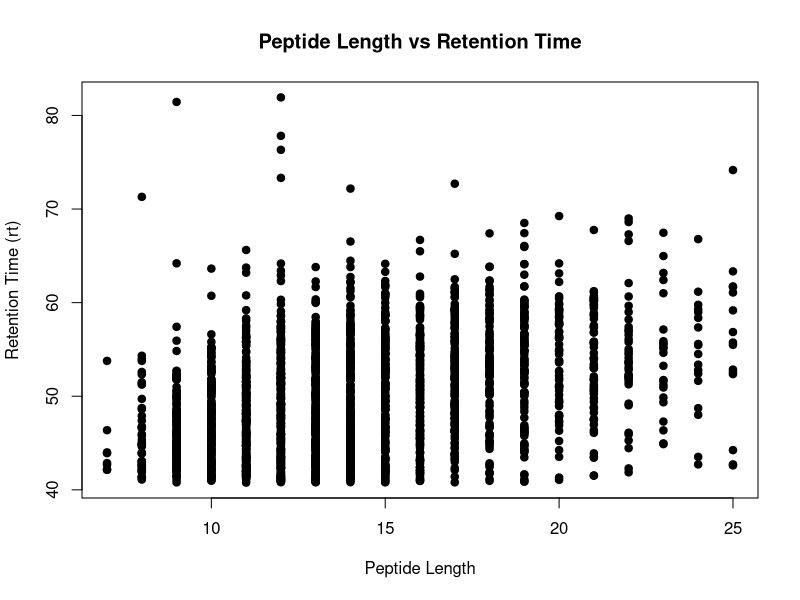
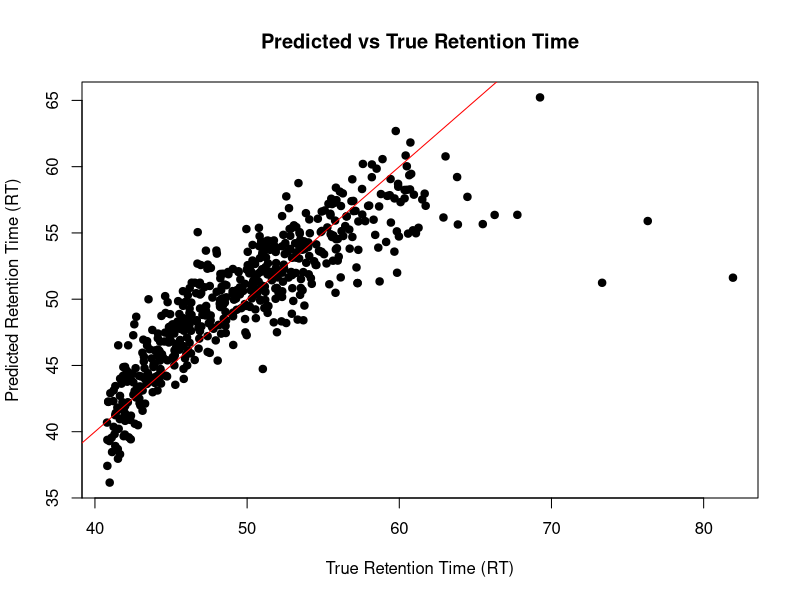
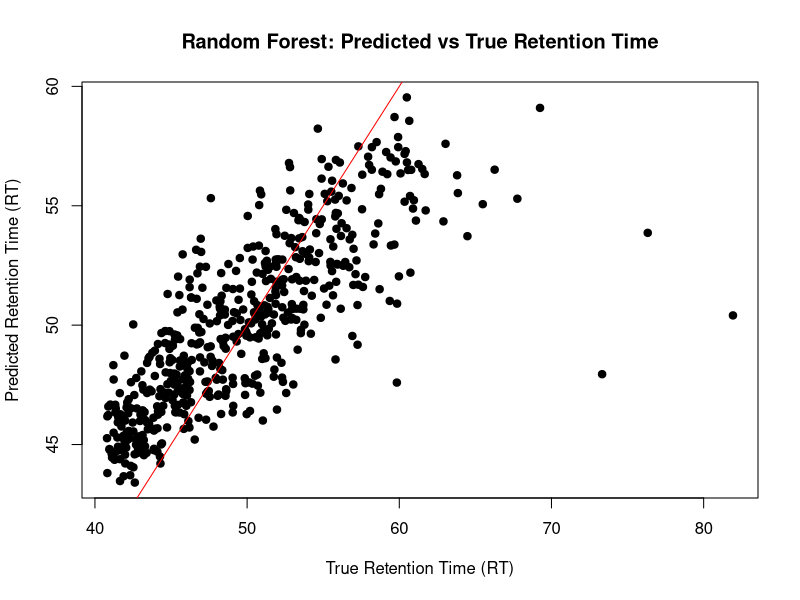

The R script that drew these images, in order: (Note: this script raises an error after producing the figures.)
# PROBLEM 2

df_test = read.csv("peptides.test.csv", header=T, stringsAsFactors=F)
df_train = read.csv("peptides.train.csv", header=T, stringsAsFactors=F)

# 1
# 1A

set.seed(2024)
N <- nrow(df_train)

# Randomly select 20% of the data for validation (1:4 split)
validation_data = sample(1:N, N/5)

# Create validation and training sets
df_validation <- df_train[validation_data, ]
df_train <- df_train[-validation_data, ]

cat("Training data size:", nrow(df_train), "\n")
# output: Training data size: 2179 
cat("Validation data size:", nrow(df_validation), "\n")
# Validation data size: 544 



# 1B
# Compute the peptide sequence length from the 'peptides' column
df_train$length <- nchar(df_train$peptides)

# Display the first few rows of the new column
head(df_train$length)

# Summary statistics for peptide lengths
summary(df_train$length)


# Create a scatter plot
plot(df_train$length, df_train$rt,
     xlab = "Peptide Length",
     ylab = "Retention Time (rt)",
     main = "Peptide Length vs Retention Time",
     pch = 19, col = "black")


# 1C 
# Use Length as a Predictor in a Linear Model
lm_model <- lm(rt ~ length, data = df_train)
summary(lm_model)

# Is the length a statistically significant predictor for retention time?
# ANSWER: P-value for length (Pr(>|t|): < 2e-16)
# Yes, the length is statistically significant predictor for retention time because the p-value is much smaller than 0.05


# 1D
# Compute the mean retention time from the training data
mean_retention_time <- mean(df_train$rt)

# Predict retention time for validation data using the naive model
naive_predictions <- rep(mean_retention_time, nrow(df_validation))

# Compute the MSE for the naive model
mse_naive <- mean((df_validation$rt - naive_predictions)^2)
cat("Naive Model MSE:", mse_naive, "\n")
# output: Naive Model MSE: 39.06211 

# Compute peptide length for validation data (if not already computed)
df_validation$length <- nchar(df_validation$peptides)

# Predict retention time using the linear model on the validation data
linear_predictions <- predict(lm_model, newdata = df_validation)

# Compute the MSE for the linear model
mse_linear <- mean((df_validation$rt - linear_predictions)^2)
cat("Linear Model MSE:", mse_linear, "\n")
# output: Linear Model MSE: 32.48789 


# What are the two MSE values? 
# ANSWER: Naive Model MSE: 39.06211 
# Linear Model MSE: 32.48789
# ANSWER: Which one is better?
# The linear model is better since the Linear Model MSE (32.49) is smaller than the Naive Model MSE (39.06).
# The linear model reduces the MSE by 6.57 points (39.06 - 32.49).


# 1E
# How good is your current prediction with the linear model? 
# Explain your reasoning why you think the model is good / bad.
# ANSWER:
# Naive Model MSE: 39.06
# Linear Model MSE: 32.49
# The linear model is statistically significant, which confirms that length is related to rt.
# The linear model predicts retention time better than the naive model, which is good, as shown by the lower MSE (32.49 vs. 39.06). 
# This improvement indicates that peptide length has some predictive value. However, the model's R-squared is only 13.67%, 
# meaning length explains only a small portion of the variance in retention time.



# 2

df_test = read.csv("peptides.f.test.csv", header=T, stringsAsFactors=F)
df_train = read.csv("peptides.f.train.csv", header=T, stringsAsFactors=F)
df_val = read.csv("peptides.f.val.csv", header=T, stringsAsFactors=F)

# Verify the column names and structure
colnames(df_train)
str(df_train)
summary(df_train)

# Inspect the first few rows
head(df_train)


# 3
# Exclude one redundant feature 
df_train_reduced <- df_train[, !(colnames(df_train) %in% c("peptides"))]
df_val_reduced <- df_val[, !(colnames(df_val) %in% c("peptides"))]

# Train a linear model with 20 features
lm_model_new <- lm(rt ~ ., data = df_train_reduced)

# View the model summary
summary(lm_model_new)

# Predict on validation data
val_predictions <- predict(lm_model_new, newdata = df_val_reduced)

# Compute MSE for the validation set
mse_new <- mean((df_val$rt - val_predictions)^2)
cat("Extended Linear Model MSE:", mse_new, "\n")
# output: Extended Linear Model MSE: 10.33225 


# 3A
# Did the MSE become smaller with more predictors?
# ANSWER: Yes, the MSE become smaller with more predictors, it dropped from 32.48789 to 10.33225.
# What is its value?
# ANSWER:  10.33225 


# 3B
# Plot predicted vs true RT values
plot(df_val$rt, val_predictions,
     xlab = "True Retention Time (RT)",
     ylab = "Predicted Retention Time (RT)",
     main = "Predicted vs True Retention Time",
     pch = 19, col = "black")
abline(0, 1, col = "red")  

# Do you think your prediction has improved compared to the previous model using only length?
# ANSWER: Yes, the prediction has improved significantly.
# The black points (predictions) are close to the red diagonal line, which means that the predictions align well with the true retention times.
# The extended model, which includes 20 amino acid percentages and length, provides much more information about the peptide sequence.
# Significant reduction in MSE also shows that the additional predictors explain a lot more variability in rt than just the length alone, like in the original model.


# 3C
# Which features are important for retention time?
# ANSWER:
# Features that are statistically significant (p-values < 0.05) are important for predicting retention time,
# in this case W, F, L, I, H, K, R, and N, as they have large coefficients and highly significant p-values.
## Positive coefficients that increase retention time
# W (Tryptophan): Coefficient +37.42, p-value < 2e-16
# F (Phenylalanine): Coefficient +32.55, p-value < 2e-16
# L (Leucine): Coefficient +26.11, p-value < 2e-16
# I (Isoleucine): Coefficient +18.03, p-value < 2e-16
# M (Methionine): Coefficient +11.18, p-value 2.03e-06
# Length: Coefficient +0.805, p-value < 2e-16

## Negative coefficients that decrease retention time:
# H (Histidine): Coefficient -77.61, p-value < 2e-16
# K (Lysine): Coefficient -67.80, p-value < 2e-16
# R (Arginine): Coefficient -63.64, p-value < 2e-16
# N (Asparagine): Coefficient -30.36, p-value < 2e-16
# Q (Glutamine): Coefficient -28.34, p-value < 2e-16
# G (Glycine): Coefficient -27.70, p-value < 2e-16
# S (Serine): Coefficient -25.71, p-value < 2e-16
# C (Cysteine): Coefficient -23.02, p-value 1.84e-05
# T (Threonine): Coefficient -19.91, p-value < 2e-16
# E (Glutamic Acid): Coefficient -19.38, p-value < 2e-16
# P (Proline): Coefficient -18.57, p-value < 2e-16
# A (Alanine): Coefficient -17.80, p-value < 2e-16
# D (Aspartic Acid): Coefficient -14.81, p-value 2.93e-15


# Can you explain these results, do they make sense to you?
# ANSWER:
# The amino acids W, F, L, I, H, K, R, and N are hydrophobic and have large positive coefficients, meaning they increase retention time significantly. 
# This makes sense because this aligns with HPLC principles, as hydrophobic amino acids interact strongly with the hydrophobic stationary phase.
# While, the amino acids H, K, R, N, Q, G, S, C, T, E, P, A, and D are hydrophilic and have large negative coefficients, meaning they decrease retention time.
# This makes sense to me, because under acidic HPLC conditions, these amino acids are charged and interact more with the mobile phase which then reduce retention time.
# As for peptide length, the length of the peptide has a small but positive effect (+0.805), which is logical because longer peptides have more hydrophobic interactions overall.


# 4
library(randomForest)

set.seed(1)

# Train the Random Forest regression model
rf_model <- randomForest(rt ~ ., data = df_train_reduced, ntree = 500, mtry = sqrt(ncol(df_train_reduced) - 1))

# Predict on the validation data
rf_predictions <- predict(rf_model, newdata = df_val_reduced)

# Compute MSE on the validation data
mse_rf <- mean((df_val_reduced$rt - rf_predictions)^2)
cat("Random Forest Model MSE:", mse_rf, "\n")
# output: Random Forest Model MSE: 15.54845 

# Compare to the Linear Model MSE that previously computed
cat("Linear Model MSE:", mse_new, "\n")  
# output: Linear Model MSE: 10.33225


# Plot predicted vs true RT values for RF model
plot(df_val_reduced$rt, rf_predictions,
     xlab = "True Retention Time (RT)",
     ylab = "Predicted Retention Time (RT)",
     main = "Random Forest: Predicted vs True Retention Time",
     pch = 19, col = "black")
abline(0, 1, col = "red")  

# How does the MSE on the validation data compare to the linear model?
# ANSWER:
# Random Forest Model MSE: 15.54845
# Linear Model MSE: 10.33225
# The Linear Model performs better on the validation data, as it has a smaller MSE compared to the Random Forest model.
# A lower MSE means that the linear model's predictions are closer to the true retention time values than those of the random forest.
# It can happen most likely because if retention time depends primarily on linear relationships with the features, the linear model will most likely perform better.


# 5
# 5A
library(nnet)

mse_ann <- data.frame(size = integer(), mse_train = numeric(), mse_val = numeric())

# Loop through different sizes 
for (size in 1:25) {
  # Train the ANN model
  ann_model <- nnet(rt ~ ., data = df_train_reduced, size = size, linout = TRUE, maxit = 500, trace = FALSE)
  
  # Predict on training and validation data
  train_predictions <- predict(ann_model, df_train_reduced)
  val_predictions <- predict(ann_model, df_val_reduced)
  
  # Compute MSE for training and validation
  mse_train <- mean((df_train_reduced$rt - train_predictions)^2)
  mse_val <- mean((df_val_reduced$rt - val_predictions)^2)
  
  # Store results
  mse_ann <- rbind(mse_ann, data.frame(size = size, mse_train = mse_train, mse_val = mse_val))
}

# Results
print(mse_ann)
# output:
# size mse_train      mse_val
# 1     1 37.622232    37.203578
# 2     2 37.622232    37.203578
# 3     3 37.622232    37.203578
# 4     4 15.888873    16.195031
# 5     5 37.622232    37.203578
# 6     6 37.622232    37.203578
# 7     7 37.622232    37.203578
# 8     8  8.170581     8.844367
# 9     9 37.622232    37.203578
# 10   10  7.105386     9.879880
# 11   11 37.622219    37.203321
# 12   12  6.060708    19.201222
# 13   13  7.119621     9.275303
# 14   14 37.622232    37.203578
# 15   15  6.359941    76.815059
# 16   16  7.273245     9.647635
# 17   17  6.097886  7116.705135
# 18   18  8.016203     9.351055
# 19   19  4.761754  5830.438584
# 20   20  7.032102  4256.136086
# 21   21  5.441085 35159.543738
# 22   22  5.405605    14.805749
# 23   23  8.864894     9.122467
# 24   24  6.999445    10.058584
# 25   25  6.277912 39679.334306

# For smaller numbers of neurons like size = 1–3 and 5–7, both training and validation MSE are consistently high (around 37), which indicates underfitting.
# The artificial neural network performs best with size = 8 neurons, with a training MSE of 8.17 and validation MSE of 8.84. 
# For higher size  like 12, 15, and 18, there are large gaps between training and validation MSE, which indicates potential overfitting.
# While for higher numbers of neurons like size = 17–25, the validation MSE fluctuates a lot, indicating overfitting.
# In conclusion, increasing the number of neurons may result in overfitting or instability, as indicated by the fluctuating validation MSE for larger networks.



# 5B
set.seed(1)

mse_ann_decay <- data.frame(size = integer(), mse_train = numeric(), mse_val = numeric())

# Loop through different sizes with decay
for (size in 1:25) {
  # Train the ANN model with decay
  ann_model <- nnet(rt ~ ., data = df_train_reduced, size = size, decay = 0.75, linout = TRUE, maxit = 500, trace = FALSE)
  
  # Predict on training and validation data
  train_predictions <- predict(ann_model, df_train_reduced)
  val_predictions <- predict(ann_model, df_val_reduced)
  
  # Compute MSE for training and validation
  mse_train <- mean((df_train_reduced$rt - train_predictions)^2)
  mse_val <- mean((df_val_reduced$rt - val_predictions)^2)
  
  # Store results
  mse_ann_decay <- rbind(mse_ann_decay, data.frame(size = size, mse_train = mse_train, mse_val = mse_val))
}

# Results
print(mse_ann_decay)
# output:
#    size mse_train  mse_val
# 1     1  9.323372 9.234007
# 2     2  8.767103 8.598776
# 3     3  8.296003 8.469613
# 4     4  8.070236 8.643175
# 5     5  8.052718 8.543596
# 6     6  8.005067 8.493623
# 7     7  7.794376 8.788260
# 8     8  7.778433 8.492984
# 9     9  7.751105 8.569724
# 10   10  7.573309 8.843823
# 11   11  7.768692 8.574397
# 12   12  7.424797 8.841095
# 13   13  7.358960 9.130192
# 14   14  7.347993 8.996333
# 15   15  7.311303 8.817926
# 16   16  7.233655 8.893062
# 17   17  7.378782 8.929198
# 18   18  7.403271 8.877189
# 19   19  7.335259 8.996881
# 20   20  7.676768 8.934408
# 21   21  7.172193 8.993701
# 22   22  7.310634 8.765162
# 23   23  7.269419 9.061418
# 24   24  7.264387 8.766221
# 25   25  7.137655 9.294585

# Does this improve the quality of your models? Does it improve robustness?
# ANSWER:
# Yes, it improves the quality of my models.
# With decay = 0.75, the validation MSE (mse_val) is consistently lower than in the models without decay.
# For instance, at size = 6, the validation MSE (mse_val = 8.493623) is slightly better compared to the earlier case without decay (mse_val = 8.590483)
# The training MSE (mse_train) values are also generally smaller with decay, ranging from around 7 to 9, indicating better regularization and less overfitting.

# Yes, it improves robustness
# With decay = 0.75, extreme spikes in the validation MSE values are no longer seen.
# It shows that the weight decay parameter stabilizes the model and make it more robust.


# 5C 
# Investigate the performance as you increase the number of neurons in the hidden layer – 
# how does the validation and training error behave? Explain your observations.
# ANSWER: 
# The validation error initially decreases and reaches a minimum. After that, the validation error either increases or fluctuates inconsistently.
# This behavior indicates that adding more neurons initially improves the model’s ability to generalize to unseen data but then causes overfitting.

# While for training error behavior, initially the training error decreases, the training error stabilizes or fluctuates slightly, but it generally remains low.
# Therefore, it shows that increasing the number of neurons improves the model's ability to fit the training data, but it can lead to overfitting when too many neurons are used.


# 5D
## Select a final ANN model among those you tested
# ANN model with size = 6 (neurons in the hidden layer) and weight decay (decay = 0.75) provided the best results for the training and validation error:
# Training MSE: 8.005067
# Validation MSE: 8.493623
# This model balances underfitting and overfitting, so it is selected as the final ANN model.

## Report its performance
# Final ANN Model:
# Training MSE: 8.005067
# Validation MSE: 8.493623

# Previous Models for Comparison:
# Linear Model:
#  Validation MSE: 10.33225
# Random Forest (RF) Model:
#  Validation MSE: 15.54845

## How does its performance compare to linear models and RF?
# The ANN model outperforms the linear model, achieving a significantly lower validation MSE (8.493623 vs. 10.33225).
# The ANN model also outperforms the Random Forest model, achieving a much lower validation MSE (8.493623 vs. 15.54845).


# 6
# 6A

set.seed(1)
# Reduce the features because it kept getting error with error message "too many weights ..."
# Exclude non-numeric columns (e.g., 'peptides')
numeric_features <- df_full_train[, sapply(df_full_train, is.numeric)]

# Identify near-zero variance features
nzv <- apply(numeric_features, 2, function(col) var(col, na.rm = TRUE) < 1e-6)

# Remove near-zero variance features
df_full_train_reduced <- numeric_features[, !nzv]

# Add the target variable back to the reduced dataset
df_full_train_reduced$rt <- df_full_train$rt

# Train the ANN model on the reduced dataset
final_ann_model <- nnet(rt ~ ., data = df_full_train_reduced,
                        size = 4, decay = 0.75, maxit = 1000, linout = TRUE)


# 6B
# Based on the MSE on the validation set from the previous testing, 
# It is expected that the performance is similar to the validation MSE (mse_val)


# 6C
# Ensure test data matches the reduced training dataset
df_test_reduced <- df_test[, colnames(df_test) %in% colnames(df_full_train_reduced)]

# Predict retention time on the test dataset
test_predictions <- predict(final_ann_model, newdata = df_test_reduced)

# Compute the MSE for the test set
mse_test <- mean((df_test$rt - test_predictions)^2)
cat("Test MSE:", mse_test, "\n")
# output: Test MSE: 8.027743 

## Does it match your expectations?
# Test MSE Value: 8.027743
# Yes, it does.
# The test MSE (8.027743) is comparable to the Validation MSE (mse_val = 8.493623) obtained during model evaluation. 
# This means that the model generalizes well to unseen data and meets expectations based on validation results.



# 6D
# Did our choice of testing, training and validation dataset lead to an optimal model?
# ANSWER:
# Yes, the choice of testing, training, and validation dataset led to an optimal model.
# By dividing the process into training, validation, and test datasets allowed for unbiased evaluation. 
# The low test MSE also shows that this process led to a strong-performing model.

# Why was it necessary to evaluate different models and parameters on the validation dataset and not on the testing dataset?
# ANSWER:
# It was important to evaluate different models and parameters on the validation dataset and not on the testing dataset
# to prevent data leakage. Using the test set during the model selection process would introduce data leakage thus
# invalidating its purpose as a true measure of generalization.
# Other than that, it was also important because to simulate real-world performance.
# The validation dataset mimics unseen data that might be encountered during deployment. 
# It is untouched and  unbiased benchmark for final model performance.
# Therefore, the reported results are representative of how the model would perform in the real-world.



